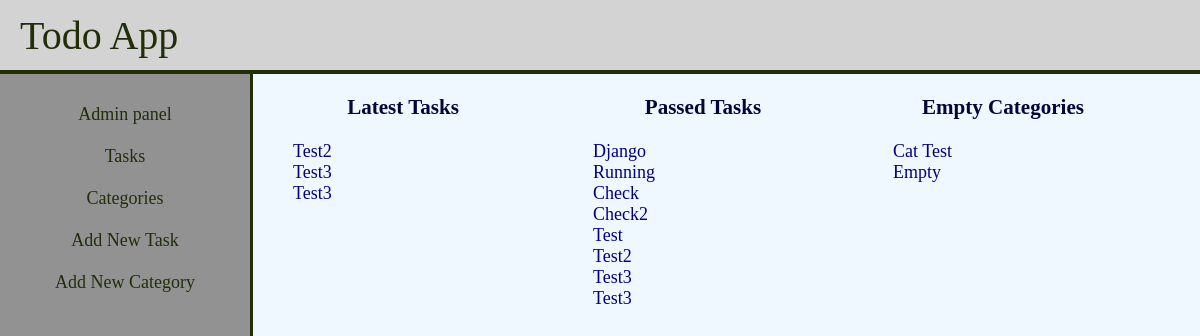
The page / on the database its author committed.
### apps/todo/models/task.py (models this page shows, shortened)
class Task(models.Model):
    title = models.CharField('Title', max_length=100)
    content = models.TextField('Content', blank=True)
    created = models.DateTimeField(default=now)
    due_date = models.DateTimeField('Due Date', default=now)
    PRIORITY_CHOICES = [('Urgent', 'Urgent'),
                        ('High', 'High'),
                        ('Medium', 'Medium'),
                        ('Low', 'Low')]
    priority = models.CharField('Priority', max_length=6, choices=PRIORITY_CHOICES, default='Medium')
    category = models.ForeignKey(Category, on_delete=SET_NULL, blank=True, null=True, default='')
    objects = PassedTasks()
    def get_absolute_url(self):
        try:
            return reverse('task_detail', args=(str(self.id)))
        except NoReverseMatch:
            return reverse('404')

### apps/todo/models/category.py (models this page shows, shortened)
class Category(models.Model):
    name = models.CharField('Category Name', max_length=100, unique=True)
    slug = models.SlugField(verbose_name='Slug')
    objects = EmptyCategories()
    class Meta:
        verbose_name = 'Category'
        verbose_name_plural = 'Categories'

### apps/todo/views.py (the view)
# urls.py: path('', IndexPage.as_view(), name='home'),
class IndexPage(TemplateView):
    template_name = 'index.html'
    def get_context_data(self, **kwargs):
        context = super().get_context_data(**kwargs)
        context['latest_task'] = Task.objects.order_by('-due_date')[:3]
        context['passed_task'] = Task.objects.get_passed_tasks()
        context['empty_cat'] = Category.objects.get_empty_categories()
        return context

### apps/todo/manager.py (called while the page is built)
    def get_passed_tasks(self):
        qs = super().get_queryset().filter(due_date__lt=Now())
        return qs

    def get_empty_categories(self):
        return [cat for cat in self.all() if not cat.task_set.all()]

### templates/index.html
{% extends 'base.html' %}
{% load static %}
{% block content %}
    <div class="sidebar2 flex-container">
        <div>
            <h3>Latest Tasks</h3>
            <ul class="input">
                {% for task in latest_task %}
                    <li>
                        <a href="{{ task.get_absolute_url }}"> {{ task.title|title }} </a>
                    </li>
                {% endfor %}
            </ul>
        </div>
        <div>
            <h3>Passed Tasks</h3>
            <ul class="input">
                {% if passed_task %}
                    {% for task in passed_task %}
                        <li>
                            <a href="{{ task.get_absolute_url }}">{{ task.title|title }}</a>
                        </li>
                    {% endfor %}
                {% else %}
                    <h4 style="color:#692222;">No Passed Tasks</h4>
                {% endif %}
            </ul>
        </div>
        <div>
            <h3>Empty Categories</h3>
            <ul class="input">
                {% for cat in  empty_cat %}
                    <li>
                        <a href="{{ cat.get_absolute_url }}">{{ cat.name|title }}</a>
                    </li>
                {% endfor %}</ul>
        </div>
    </div>
{% endblock %}

### static/style.css (style rules this page uses)
body { margin: 0; background-color: aliceblue; }
.input li a { color: navy; }
h3, h2 { color: #050539; }
.sidebar2 { margin-left: 253px; font-size: large; height: 100%; position: fixed; float: left; }
.flex-container { display: flex; flex-direction: row; }
.flex-container > div { width: 300px; text-align: center; }
ul { list-style: none; text-align: left; }
a { text-decoration: none; color: #212f07; }

### rows shown on the page
Task: title "Test2"
Task: title "Test3"
Task: title "Test3"
Task: title "Django"
Task: title "Running"
Task: title "Check"
Task: title "Check2"
Task: title "Test"
Category: name "Cat Test"
Category: name "Empty"
